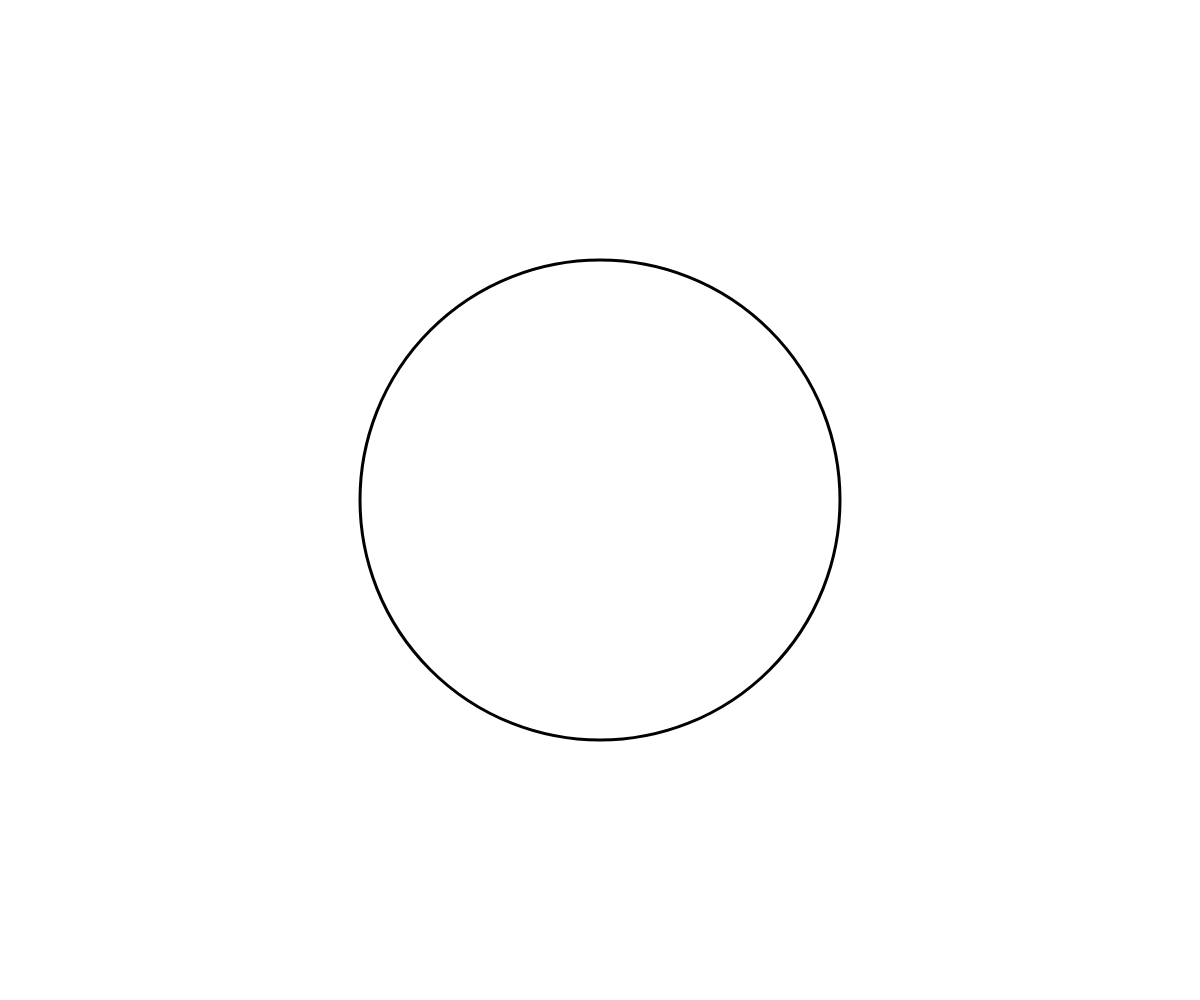
Frame 1 (no input)
Frame 60 (no input): identical to frame 1, image omitted
Frame 120 (the mouse pressed at the canvas centre since frame 60): identical to frame 1, image omitted

The p5.js sketch that drew this single still picture (run headless with seeded random() and noise() and a simulated clock; from frame 60 on, the mouse is pressed at the canvas centre):

// p5.js sketch
// ── sketch.js
// Basic Transformations Sandbox


let originalSpacing = 20;


function setup() {
  createCanvas(windowWidth, windowHeight);
}

function draw() {
  background(255);
  //drawBasicGrid(200);


  push();
  translate(width/2,height/2);
  ellipseMode(CENTER);
  strokeWeight(3);
  ellipse(0,0,width*0.4,width*0.4);
  pop();
}

//   //transformation one: TRANSLATION
//   push();
//   translate(100,0);
  
//   drawBasicGrid(150);
//   face(0, 0);
//   pop();

//   push();
//   translate(200,200);
 

  
//   drawBasicGrid(150);
//   rotate(radians(frameCount*100));
 
//   rectangleBlue(0, 0);
//   rectMode(CENTER);
//   rotate(radians(frameCount*30));
//   rectangleRed(0,0);
//   pop();
  


//   //add push()  pop()




//   //transformation two: SCALE




//   //transformation three: ROTATION
//   //reminder: rotations are measured in radians, not degrees! Functions can help with the conversion...



//   //Combinations of Transformations



// }


// function face(x, y) {
//   //draw a face at x,y
//   push();
//   translate(x, y);
//   ellipseMode(CENTER);
//   fill(200, 200, 0);
//   stroke(0);
//   ellipse(0, 0, 80, 80);
//   fill(90, 140, 30, 220);
//   triangle(-20, 20, 20, 20, 0, 30);
//   fill(0);
//   ellipse(-25, 0, 10, 10);
//   ellipse(25, 0, 10, 10);
//   strokeWeight(5);
//   line(-30, -10, 30, -10);
//   strokeWeight(1);
//   pop();

// }

// function rectangleRed(x, y) {
//   //draw a red rectangle at x,y (sized 50 pixels square) - to visualize what happens to the coordinate system
//   //when different basic transformations are applied.
//   noStroke();
//   fill(255, 0, 0, 150);
//   rect(x, y, 50, 50);

// }

// function rectangleBlue(x, y) {
//   //draw a red rectangle at x,y (sized 50 pixels square) - to visualize what happens to the coordinate system
//   //when different basic transformations are applied.
//   noStroke();
//   fill(0, 0, 255, 150);
//   rect(x, y, 50, 50);

// }

// function drawBasicGrid(shade) {
//   //draw the normal cartesian Coordinate Grid, in a light color. Spaced at 20 px by default
//   stroke(shade);
//   for (let x = 0; x < width; x += 20) {
//     line(x, 0, x, height);
//   }
//   for (let y = 0; y < height; y += 20) {
//     line(0, y, width, y);
//   }

//   //Draw "X" at the origin
//   strokeWeight(3);
//   stroke(0);
//   line(-5, 0, 5, 0);
//   line(0, 5, 0, -5);
//   strokeWeight(1);
// }
